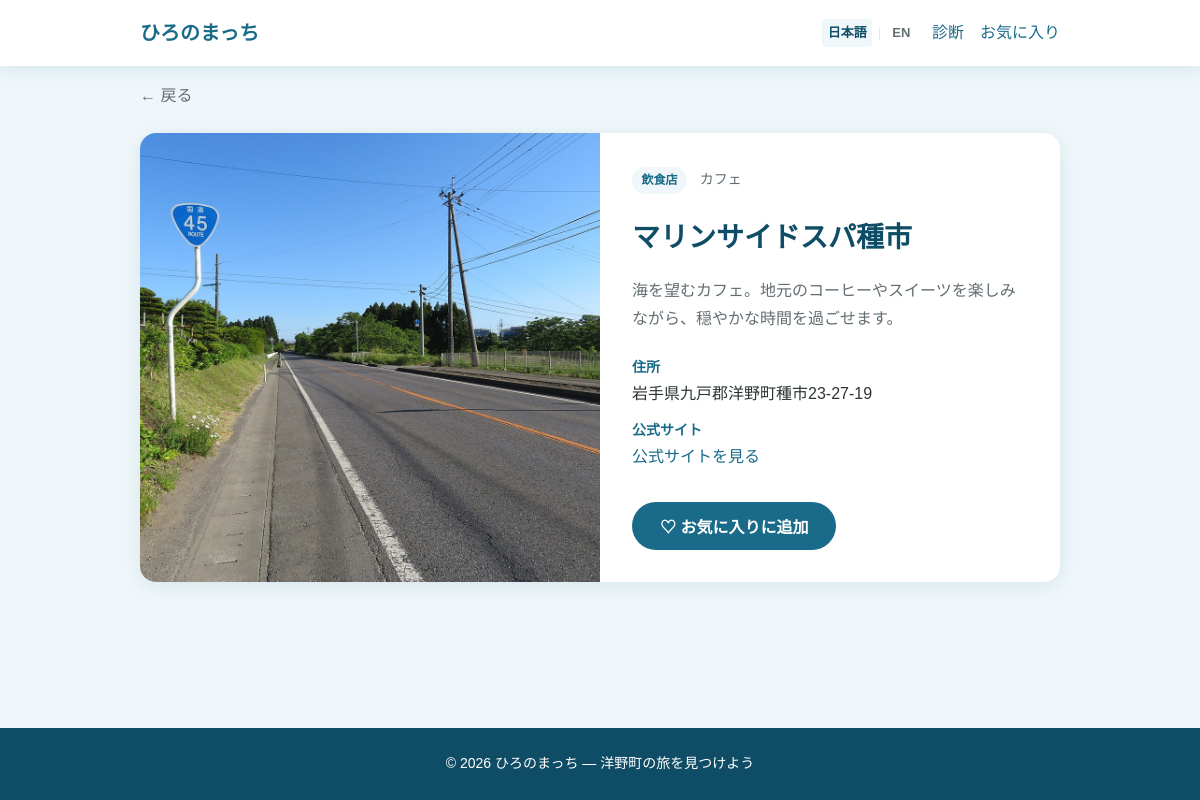
Page /spot/7 on the committed database.
### tables this page shows
CREATE TABLE spots (
    id INTEGER PRIMARY KEY AUTOINCREMENT,
    name TEXT NOT NULL,
    category TEXT NOT NULL,
    genre TEXT NOT NULL,
    description TEXT NOT NULL,
    image_url TEXT NOT NULL,
    address TEXT NOT NULL,
    official_url TEXT NOT NULL,
    map_url TEXT NOT NULL DEFAULT '',
    name_en TEXT NOT NULL DEFAULT '',
    category_en TEXT NOT NULL DEFAULT '',
    genre_en TEXT NOT NULL DEFAULT '',
    description_en TEXT NOT NULL DEFAULT ''
);

### app.py (the view)
@app.route("/spot/<int:spot_id>")
def spot_detail(spot_id):
    spot = fetch_spot(spot_id)
    if spot is None:
        abort(404)
    return render_template("spot_detail.html", spot=spot)

### app.py (called while the page is built)
@app.context_processor
def inject_i18n():
    return {
        "_": translate,
        "tv": translate_value,
        "lang": get_lang(),
        "supported_langs": SUPPORTED_LANGS,
    }

def fetch_spot(spot_id):
    db = get_db()
    spot = db.execute("SELECT * FROM spots WHERE id = ?", (spot_id,)).fetchone()
    db.close()
    if spot is None:
        return None
    return localize_row(spot, ("name", "category", "genre", "description"))

### database.py (called while the page is built)
def get_db():
    conn = sqlite3.connect(DB_PATH)
    conn.row_factory = sqlite3.Row
    return conn

### i18n.py (called while the page is built)
def load_translations(lang: str) -> dict:
    if lang not in _cache:
        path = TRANSLATIONS_DIR / f"{lang}.json"
        with open(path, encoding="utf-8") as f:
            _cache[lang] = json.load(f)
    return _cache[lang]

def get_lang() -> str:
    try:
        lang = session.get("lang", DEFAULT_LANG)
    except RuntimeError:
        return DEFAULT_LANG
    if lang not in SUPPORTED_LANGS:
        return DEFAULT_LANG
    return lang

def localize_row(row, fields: tuple[str, ...], lang: str | None = None) -> dict:
    lang = lang or get_lang()
    data = dict(row)
    if lang == "en":
        for field in fields:
            en_field = f"{field}_en"
            if data.get(en_field):
                data[field] = data[en_field]
    return data

def translate(key: str, lang: str | None = None) -> str:
    lang = lang or get_lang()
    data = load_translations(lang)
    value = data
    try:
        for part in key.split("."):
            value = value[part]
        if not isinstance(value, str):
            return key
        return value
    except (KeyError, TypeError):
        return key

### templates/spot_detail.html (shortened to what this page needs)
{% extends "base.html" %}
{% block content %}
<section class="spot-detail container">
    <a href="javascript:history.back()" class="back-link">{{ _('spot.back') }}</a>
    <article class="spot-detail-card">
        <div class="spot-detail-image">
            <img src="{{ url_for('static', filename=spot.image_url) }}" alt="{{ spot.name }}">
        </div>
        <div class="spot-detail-body">
            <span class="spot-category">{{ spot.category }}</span>
            <span class="spot-genre">{{ spot.genre }}</span>
            <h1>{{ spot.name }}</h1>
            <p class="spot-description">{{ spot.description }}</p>
            <dl class="spot-info">
                <dt>{{ _('spot.address') }}</dt>
                <dd>{{ spot.address }}</dd>
                <dt>{{ _('spot.official_site') }}</dt>
                <dd>
                    <a href="{{ spot.official_url }}" target="_blank" rel="noopener noreferrer">
                        {{ _('spot.official_link') }}
                    </a>
                </dd>
            </dl>
            <button type="button" class="btn btn-primary btn-favorite-detail"
                    data-spot-id="{{ spot.id }}"
                    data-label-add="{{ _('spot.favorite_add') }}"
                    data-label-done="{{ _('spot.favorite_done') }}">
                {{ _('spot.favorite_add') }}
            </button>
        </div>
    </article>
</section>
{% endblock %}

### static/css/style.css (style rules this page uses)
:root { --color-primary: #1a6b8a; --color-primary-dark: #0f4d66; --color-accent: #f4a261; --color-accent-light: #fff4eb; --color-bg: #f0f7fa; --color-white: #ffffff; --color-text: #2d3436; --color-text-light: #636e72; --color-border: #dfe6e9; --radius: 16px; --radius-sm: 12px; --shadow: 0 4px 20px rgba(26, 107, 138, 0.12); --shadow-card: 0 8px 24px rgba(26, 107, 138, 0.15); --font: "Hiragino Sans", "Hiragino Kaku Gothic ProN", Meiryo, sans-serif; --mobile-max: 480px; --header-height: 57px; }
*, *::before, *::after { box-sizing: border-box; margin: 0; padding: 0; }
body { font-family: var(--font); color: var(--color-text); background: var(--color-bg); line-height: 1.7; min-height: 100vh; display: flex; flex-direction: column; }
img { max-width: 100%; height: auto; display: block; }
a { color: var(--color-primary); text-decoration: none; }
.container { width: 100%; max-width: 960px; margin: 0 auto; padding: 0 1.25rem; }
.btn { display: inline-block; padding: 0.75rem 1.75rem; border-radius: 999px; font-size: 1rem; font-weight: 600; border: none; cursor: pointer; text-decoration: none; transition: transform 0.15s, box-shadow 0.15s; }
.btn-primary { background: var(--color-primary); color: var(--color-white); }
.spot-category { display: inline-block; background: var(--color-bg); color: var(--color-primary); font-size: 0.75rem; font-weight: 600; padding: 0.2rem 0.6rem; border-radius: 999px; margin-bottom: 0.5rem; }
.spot-detail-card { background: var(--color-white); border-radius: var(--radius); overflow: hidden; box-shadow: var(--shadow); display: grid; grid-template-columns: 1fr 1fr; gap: 0; }
.spot-detail-image img { width: 100%; height: 100%; min-height: 320px; object-fit: cover; }
.spot-detail-body { padding: 2rem; }
.spot-genre { display: inline-block; margin-left: 0.5rem; font-size: 0.875rem; color: var(--color-text-light); }
.spot-detail-body h1 { font-size: 1.75rem; color: var(--color-primary-dark); margin: 0.75rem 0 1rem; }
.spot-description { margin-bottom: 1.5rem; color: var(--color-text-light); }
.spot-info { margin-bottom: 1.5rem; }
.spot-info dt { font-weight: 600; font-size: 0.875rem; color: var(--color-primary); margin-top: 0.75rem; }
.spot-info dd { margin-left: 0; }
.btn-favorite-detail { margin-top: 0.5rem; }
.back-link { display: inline-block; margin-bottom: 1.5rem; font-weight: 500; color: var(--color-text-light); text-decoration: none; }

### rows in the picture
spots: image_url (picture), category "飲食店", genre "カフェ", name "マリンサイドスパ種市", description "海を望むカフェ。地元のコーヒーやスイーツを楽しみながら、穏やかな時間を過ごせます。", address "岩手県九戸郡洋野町種市23-27-19"
